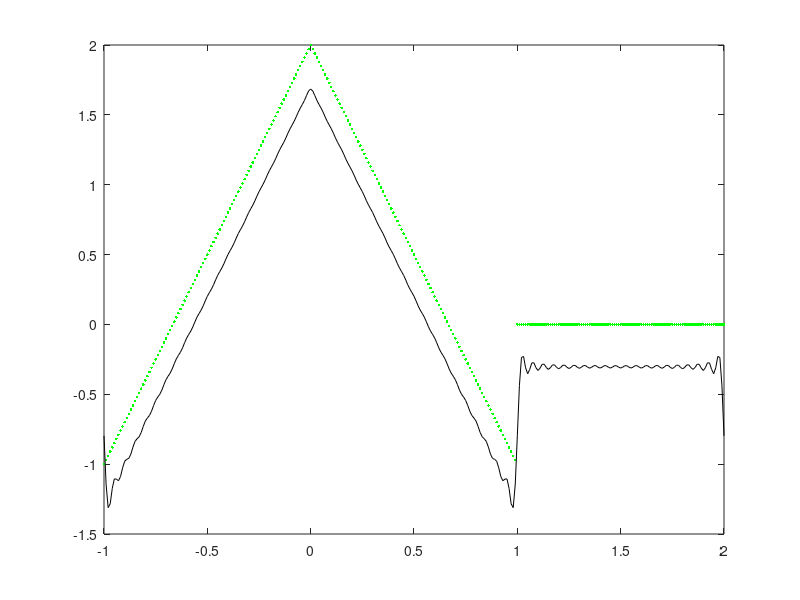

Reproduce this figure in MATLAB.
%%
close all; clear; clc;
%zadanie 1 - fugura na plasczyznie

Fs=100;
t=-3:(1/Fs):3; %%-||-
x=2*t.*(t>=0 & t<2) + 4*(t>=2 & t<=3);
XT=(4/3)*ones(size(t)); 
for n=1:100  % modyfikujemy n by zobaczyc co sie dzieje
    an=6*(cos(2*n*pi/3)-1)/(n*n*pi*pi);
    bn=6*sin(2*n*pi/3)/(n*n*pi*pi)-4*cos(n*pi)/(n*pi);
    XT=XT+an*cos(n*pi*t/3) + bn*sin(n*pi*t/3);
end 
plot(t,x,'.g',t,XT,'k')

%%
close all; clear; clc;
%zadanie 2 - fugura na plasczyznie
Fs=100;
t=-4:(1/Fs):4; %%-||-
x=(-2-t).*(t<-2) +(1+sign(t)).*(abs(t)<=2) + (4-t).*(t>2);% nasz furier 
XT=ones(size(t)); 
for n=1:100  % modyfikujemy n by zobaczyc co sie dzieje
    bn=(2/(pi*n)*(1+cos(pi*n)+(4/(n*pi)*sin(pi*n/2))));
    XT=XT + bn*sin(n*pi*t/4);
end 
plot(t,x,'.g',t,XT,'k')
%%
close all; clear; clc;
%zadanie 3 - fugura na plasczyznie

Fs=100;
t=-1:(1/Fs):2; %%-||-
x=(1+3*t).*(t<0) + (-1).*(t>1) + (1-3*t).*(t>=0 & t<1);% nasz furier 
XT=(-2/3)*ones(size(t)); 
for n=1:60  % modyfikujemy n by zobaczyc co sie dzieje
    an=(9/(pi*pi*n*n))*(1-cos(2*pi*n/3))-(2/(n*pi))*sin(2*pi*n/3);
    XT=XT + an*cos(2*n*pi*t/3);
end 
plot(t,x,'.g',t,XT,'k')
%%
close all; clear; clc;
%zadanie 3 - fugura na plasczyznie (wersja z przesunieciem o wektor)
Fs=100;
t=-1:(1/Fs):2; %%-||-
x=(2+3*t).*(t<0) + (2-3*t).*(t>=0 & t<1);% nasz furier 
XT=(1/33)*ones(size(t)); 
for n=1:60  % modyfikujemy n by zobaczyc co sie dzieje
    an=(9/(pi*pi*n*n))*(1-cos(2*pi*n/3))-(2/(n*pi))*sin(2*pi*n/3);
    XT=XT + an*cos(2*n*pi*t/3);
end 
plot(t,x,'.g',t,XT,'k')